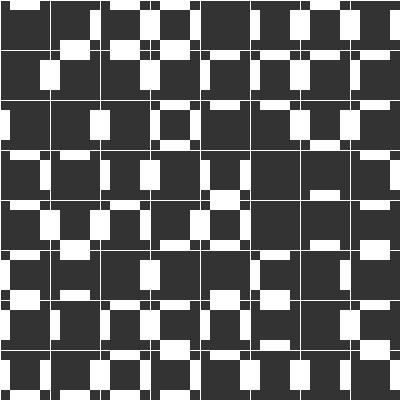
Frame 1 (no input)
Frame 60 (the mouse pressed at the canvas centre just before this capture): identical to frame 1, image omitted
Frame 120 (the mouse held since frame 60 and released just before this capture): identical to frame 1, image omitted

The Processing sketch that drew this single still picture (run headless with seeded random() and noise(); from frame 60 on, the mouse is pressed at the canvas centre):

// Processing sketch: tiles_tiles_roads
// ── tiles_tiles_roads.pde
int ACROSS, DOWN;
ArrayList<Tile> tiles = new ArrayList<Tile>();
void setup() {
  size(400,400);
  
  for (int x = 0; x < width; x += TILE_SIZE) {
    for (int y = 0; y < height; y += TILE_SIZE) {
      tiles.add(new Tile(x,y));
    }
  }
  
  
}


void draw() {
  background(0);
  for (Tile t : tiles) {
    t.draw();
  }
}

final int TILE_SIZE = 50;
final int SPACING = 20;
final int SPACING_HALF = 10;
class Tile {
  PVector pos;
  PVector dims;
  boolean top, left, bottom, right;

  Tile (float x, float y) {
    pos = new PVector(x, y);
    dims = new PVector(TILE_SIZE, TILE_SIZE);
    top = floor(random(100)) % 2 == 0;
    bottom = floor(random(100)) % 2 == 0;
    left = floor(random(100)) % 2 == 0;
    right = floor(random(100)) % 2 == 0;
  }

  void draw() {
    stroke(255);
    fill(51);
    rect(pos.x, pos.y, dims.x, dims.y);

    //stroke(0);
    noStroke();
    if (top) {
      //noStroke();
      fill(255);
      rect(pos.x + SPACING_HALF, pos.y, dims.x - SPACING, SPACING_HALF);
    }

    if (bottom) {
      //noStroke();
      fill(255);
      rect(pos.x + SPACING_HALF, pos.y + dims.y - SPACING_HALF, dims.x - SPACING, SPACING);
    }

    if (left) {
      //noStroke();
      fill(255);
      rect(pos.x, pos.y + SPACING_HALF, SPACING_HALF, dims.y - SPACING);
    }

    if (right) {
      //noStroke();
      fill(255);
      rect(pos.x + dims.x - SPACING_HALF, pos.y + SPACING_HALF, SPACING_HALF, dims.y - SPACING);
    }
  }
}
